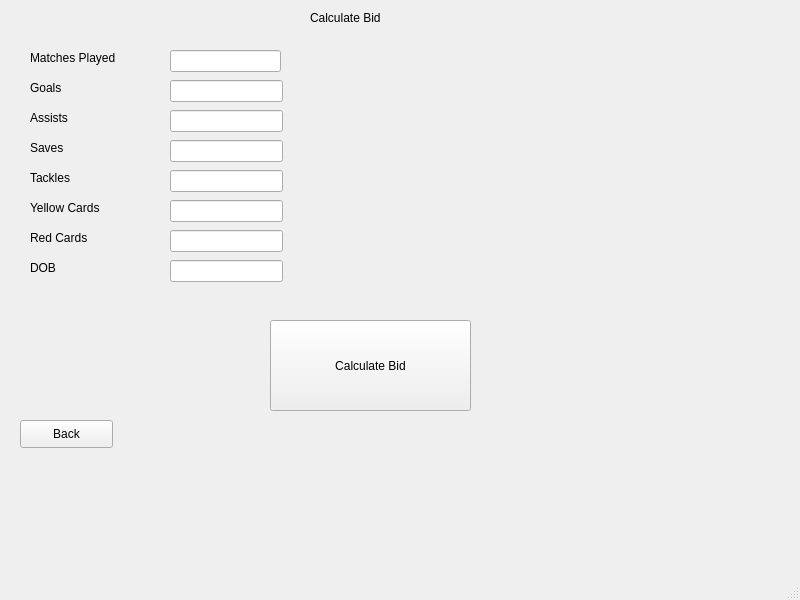
<?xml version="1.0" encoding="UTF-8"?>
<ui version="4.0">
 <class>MainWindow</class>
 <widget class="QMainWindow" name="MainWindow">
  <property name="geometry">
   <rect>
    <x>0</x>
    <y>0</y>
    <width>800</width>
    <height>600</height>
   </rect>
  </property>
  <property name="windowTitle">
   <string>MainWindow</string>
  </property>
  <widget class="QWidget" name="centralwidget">
   <widget class="QLabel" name="label">
    <property name="geometry">
     <rect>
      <x>350</x>
      <y>20</y>
      <width>55</width>
      <height>16</height>
     </rect>
    </property>
    <property name="text">
     <string/>
    </property>
   </widget>
   <widget class="QLabel" name="label_RC1">
    <property name="geometry">
     <rect>
      <x>30</x>
      <y>230</y>
      <width>71</width>
      <height>16</height>
     </rect>
    </property>
    <property name="text">
     <string>Red Cards</string>
    </property>
   </widget>
   <widget class="QLabel" name="label_S1">
    <property name="geometry">
     <rect>
      <x>30</x>
      <y>140</y>
      <width>55</width>
      <height>16</height>
     </rect>
    </property>
    <property name="text">
     <string>Saves</string>
    </property>
   </widget>
   <widget class="QLineEdit" name="lineEdit_RC1">
    <property name="geometry">
     <rect>
      <x>170</x>
      <y>230</y>
      <width>113</width>
      <height>22</height>
     </rect>
    </property>
   </widget>
   <widget class="QLabel" name="label_G1">
    <property name="geometry">
     <rect>
      <x>30</x>
      <y>80</y>
      <width>101</width>
      <height>16</height>
     </rect>
    </property>
    <property name="text">
     <string>Goals </string>
    </property>
   </widget>
   <widget class="QLineEdit" name="lineEdit_A1">
    <property name="geometry">
     <rect>
      <x>170</x>
      <y>110</y>
      <width>113</width>
      <height>22</height>
     </rect>
    </property>
   </widget>
   <widget class="QLabel" name="label_T1">
    <property name="geometry">
     <rect>
      <x>30</x>
      <y>170</y>
      <width>55</width>
      <height>16</height>
     </rect>
    </property>
    <property name="text">
     <string>Tackles</string>
    </property>
   </widget>
   <widget class="QLabel" name="label_YC1">
    <property name="geometry">
     <rect>
      <x>30</x>
      <y>200</y>
      <width>81</width>
      <height>16</height>
     </rect>
    </property>
    <property name="text">
     <string>Yellow Cards</string>
    </property>
   </widget>
   <widget class="QLineEdit" name="lineEdit_YC1">
    <property name="geometry">
     <rect>
      <x>170</x>
      <y>200</y>
      <width>113</width>
      <height>22</height>
     </rect>
    </property>
   </widget>
   <widget class="QLineEdit" name="lineEdit_S1">
    <property name="geometry">
     <rect>
      <x>170</x>
      <y>140</y>
      <width>113</width>
      <height>22</height>
     </rect>
    </property>
   </widget>
   <widget class="QLabel" name="label_A1">
    <property name="geometry">
     <rect>
      <x>30</x>
      <y>110</y>
      <width>55</width>
      <height>16</height>
     </rect>
    </property>
    <property name="text">
     <string>Assists</string>
    </property>
   </widget>
   <widget class="QLineEdit" name="lineEdit_MP">
    <property name="geometry">
     <rect>
      <x>170</x>
      <y>50</y>
      <width>111</width>
      <height>22</height>
     </rect>
    </property>
   </widget>
   <widget class="QLineEdit" name="lineEdit_G1">
    <property name="geometry">
     <rect>
      <x>170</x>
      <y>80</y>
      <width>113</width>
      <height>22</height>
     </rect>
    </property>
   </widget>
   <widget class="QLabel" name="label_MP1">
    <property name="geometry">
     <rect>
      <x>30</x>
      <y>50</y>
      <width>101</width>
      <height>16</height>
     </rect>
    </property>
    <property name="text">
     <string>Matches Played</string>
    </property>
   </widget>
   <widget class="QLineEdit" name="lineEdit_T1">
    <property name="geometry">
     <rect>
      <x>170</x>
      <y>170</y>
      <width>113</width>
      <height>22</height>
     </rect>
    </property>
   </widget>
   <widget class="QLabel" name="label_RC1_2">
    <property name="geometry">
     <rect>
      <x>30</x>
      <y>260</y>
      <width>71</width>
      <height>16</height>
     </rect>
    </property>
    <property name="text">
     <string>DOB</string>
    </property>
   </widget>
   <widget class="QLineEdit" name="lineEdit_RC1_2">
    <property name="geometry">
     <rect>
      <x>170</x>
      <y>260</y>
      <width>113</width>
      <height>22</height>
     </rect>
    </property>
   </widget>
   <widget class="QLabel" name="label_MP1_2">
    <property name="geometry">
     <rect>
      <x>310</x>
      <y>10</y>
      <width>101</width>
      <height>16</height>
     </rect>
    </property>
    <property name="text">
     <string>Calculate Bid</string>
    </property>
   </widget>
   <widget class="QPushButton" name="pushButton">
    <property name="geometry">
     <rect>
      <x>20</x>
      <y>420</y>
      <width>93</width>
      <height>28</height>
     </rect>
    </property>
    <property name="text">
     <string>Back</string>
    </property>
   </widget>
   <widget class="QPushButton" name="pushButton_2">
    <property name="geometry">
     <rect>
      <x>270</x>
      <y>320</y>
      <width>201</width>
      <height>91</height>
     </rect>
    </property>
    <property name="text">
     <string>Calculate Bid</string>
    </property>
   </widget>
  </widget>
  <widget class="QMenuBar" name="menubar">
   <property name="geometry">
    <rect>
     <x>0</x>
     <y>0</y>
     <width>800</width>
     <height>26</height>
    </rect>
   </property>
  </widget>
  <widget class="QStatusBar" name="statusbar"/>
 </widget>
 <resources/>
 <connections/>
</ui>
